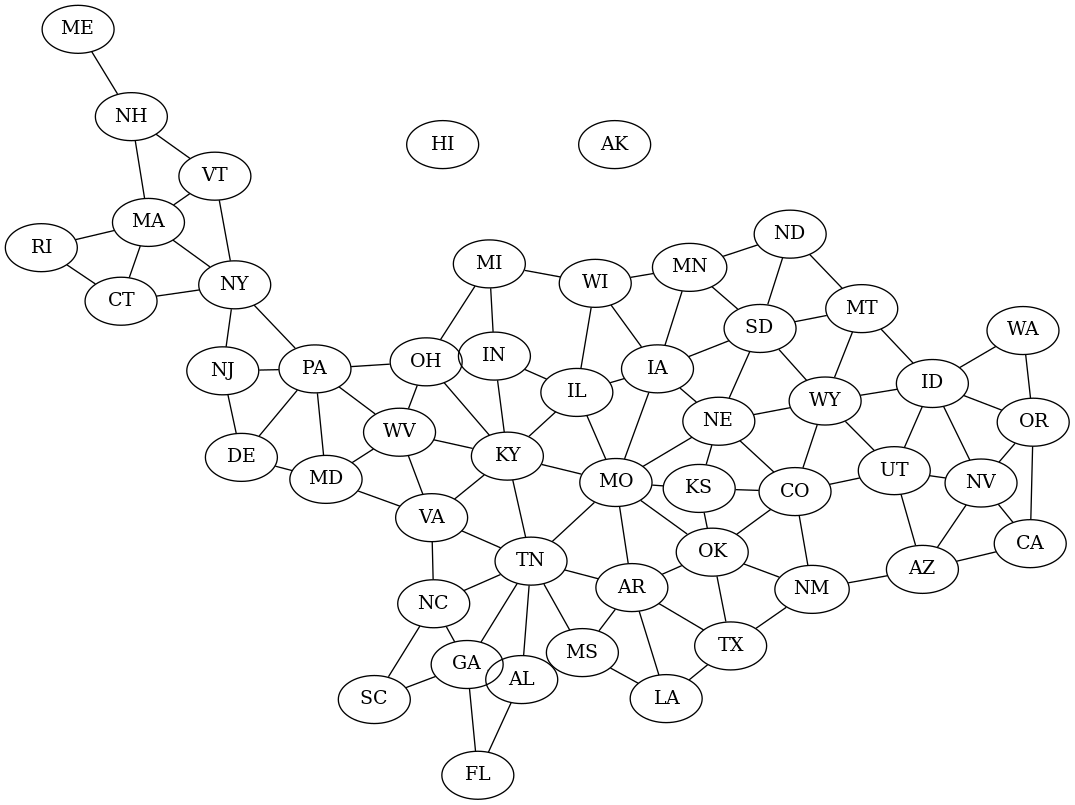

The Python source for this figure:
#! /usr/bin/env python3
#
def neighbor_states ( ):

#*****************************************************************************80
#
## neighbor_states() plots the US states using only neighbor information.
#
#  Discussion:
#
#    To use this example, you need to have installed graphviz and pydotplus.
#
#  Licensing:
#
#    This code is distributed under the MIT license. 
#
#  Modified:
#
#    04 November 2022
#
#  Author:
#
#    John Burkardt
#
  import graphviz
  import numpy as np
  import platform

  print ( '' )
  print ( 'neighbor_states():' )
  print ( '  python version: ' + platform.python_version ( ) )
  print ( '  numpy version:  ' + np.version.version )
  print ( '  Plot the US states, using only neighor information.' )
  print ( '' )

  plot = graphviz.Graph ( comment = 'The US States', format = 'png', engine = 'neato' )
#
#  Specify the nodes, giving each an internal code, and a label.
#
  for i in range ( 0, 50 ):
    state_code = str ( i )
    state_id = state_id_from_index ( i )
    plot.node ( state_code, state_id ) 
    print ( state_code, state_id )
#
#  Specify the edges as connections between two nodes.
#
  st = state_neighbors ( )

  for s, t in st:
    if ( s < t ):
      state_code_s = str ( s - 1 )
      state_code_t = str ( t - 1)
      plot.edge ( state_code_s, state_code_t )

  plot.layout = 'circo'

  print ( plot.source )
#
#  Save graph to a file, and optionally display an image to the screen.
#
# plot.render ( 'neighbor_states.plot', view = False )
# plot.render ( 'neighbor_states.dot', view = False )
  plot.render ( 'neighbor_states', view = False )

# filename = 'neighbor_states.plot.png'
  filename = 'neighbor_states.png'
  print ( '' )
  print ( '  Graphics saved as "' + filename + '"' )
#
#  Terminate.
#
  print ( '' )
  print ( 'neighbor_states():' )
  print ( '  Normal end of execution.' )
  return

def state_id_from_index ( index ):

#*****************************************************************************80
#
## state_id_from_index() returns the ID of a given US state.
#
#  Licensing:
#
#    This code is distributed under the MIT license.
#
#  Modified:
#
#    04 November 2022
#
#  Author:
#
#    John Burkardt
#
#  Input:
#
#    integer index: the state index, between 1 and 50.
#
#  Output:
#
#    character id: the state ID.  
#
  state_id = [ \
    'AL', \
    'AK', \
    'AZ', \
    'AR', \
    'CA', \
    'CO', \
    'CT', \
    'DE', \
    'FL', \
    'GA', \
    'HI', \
    'ID', \
    'IL', \
    'IN', \
    'IA', \
    'KS', \
    'KY', \
    'LA', \
    'ME', \
    'MD', \
    'MA', \
    'MI', \
    'MN', \
    'MS', \
    'MO', \
    'MT', \
    'NE', \
    'NV', \
    'NH', \
    'NJ', \
    'NM', \
    'NY', \
    'NC', \
    'ND', \
    'OH', \
    'OK', \
    'OR', \
    'PA', \
    'RI', \
    'SC', \
    'SD', \
    'TN', \
    'TX', \
    'UT', \
    'VT', \
    'VA', \
    'WA', \
    'WV', \
    'WI', \
    'WY' ]

  return state_id[index]

def state_neighbors ( ):

#*****************************************************************************80
#
## state_neighbors() returns an array of pairs of US state neighbors.
#
#  Licensing:
#
#    This code is distributed under the MIT license.
#
#  Modified:
#
#    04 November 2022
#
#  Author:
#
#    John Burkardt
#
#  Output:
#
#    integer st(210,2): the indices of pairs of state neighbors. 
#
  import numpy as np

  st = np.array ( [ \
    [ 1,9 ], \
    [ 1,10 ], \
    [ 1,42 ], \
    [ 1,24 ], \
    [ 3,31 ], \
    [ 3,44 ], \
    [ 3,28 ], \
    [ 3,5 ], \
    [ 4,18 ], \
    [ 4,24 ], \
    [ 4,42 ], \
    [ 4,25 ], \
    [ 4,36 ], \
    [ 4,43 ], \
    [ 5,3 ], \
    [ 5,28 ], \
    [ 5,37 ], \
    [ 6,31 ], \
    [ 6,36 ], \
    [ 6,16 ], \
    [ 6,27 ], \
    [ 6,50 ], \
    [ 6,44 ], \
    [ 7,39 ], \
    [ 7,21 ], \
    [ 7,32 ], \
    [ 8,30 ], \
    [ 8,38 ], \
    [ 8,20 ], \
    [ 9,10 ], \
    [ 9,1 ], \
    [ 10,40 ], \
    [ 10,33 ], \
    [ 10,42 ], \
    [ 10,1 ], \
    [ 10,9 ], \
    [ 12,47 ], \
    [ 12,37 ], \
    [ 12,28 ], \
    [ 12,44 ], \
    [ 12,50 ], \
    [ 12,26 ], \
    [ 13,49 ], \
    [ 13,15 ], \
    [ 13,25 ], \
    [ 13,17 ], \
    [ 13,14 ], \
    [ 14,13 ], \
    [ 14,17 ], \
    [ 14,35 ], \
    [ 14,22 ], \
    [ 15,23 ], \
    [ 15,41 ], \
    [ 15,27 ], \
    [ 15,25 ], \
    [ 15,13 ], \
    [ 15,49 ], \
    [ 16,36 ], \
    [ 16,25 ], \
    [ 16,27 ], \
    [ 16,6 ], \
    [ 17,42 ], \
    [ 17,46 ], \
    [ 17,48 ], \
    [ 17,35 ], \
    [ 17,14 ], \
    [ 17,13 ], \
    [ 17,25 ], \
    [ 18,24 ], \
    [ 18,4 ], \
    [ 18,43 ], \
    [ 19,29 ], \
    [ 20,8 ], \
    [ 20,38 ], \
    [ 20,48 ], \
    [ 20,46 ], \
    [ 21,29 ], \
    [ 21,45 ], \
    [ 21,32 ], \
    [ 21,7 ], \
    [ 21,39 ], \
    [ 22,49 ], \
    [ 22,14 ], \
    [ 22,35 ], \
    [ 23,34 ], \
    [ 23,41 ], \
    [ 23,15 ], \
    [ 23,49 ], \
    [ 24,1 ], \
    [ 24,42 ], \
    [ 24,4 ], \
    [ 24,18 ], \
    [ 25,4 ], \
    [ 25,42 ], \
    [ 25,17 ], \
    [ 25,13 ], \
    [ 25,15 ], \
    [ 25,27 ], \
    [ 25,16 ], \
    [ 25,36 ], \
    [ 26,12 ], \
    [ 26,50 ], \
    [ 26,41 ], \
    [ 26,34 ], \
    [ 27,16 ], \
    [ 27,25 ], \
    [ 27,15 ], \
    [ 27,41 ], \
    [ 27,50 ], \
    [ 27,6 ], \
    [ 28,3 ], \
    [ 28,44 ], \
    [ 28,12 ], \
    [ 28,37 ], \
    [ 28,5 ], \
    [ 29,45 ], \
    [ 29,21 ], \
    [ 29,19 ], \
    [ 30,32 ], \
    [ 30,38 ], \
    [ 30,8 ], \
    [ 31,43 ], \
    [ 31,36 ], \
    [ 31,6 ], \
    [ 31,3 ], \
    [ 32,38 ], \
    [ 32,30 ], \
    [ 32,7 ], \
    [ 32,21 ], \
    [ 32,45 ], \
    [ 33,46 ], \
    [ 33,42 ], \
    [ 33,10 ], \
    [ 33,40 ], \
    [ 34,26 ], \
    [ 34,41 ], \
    [ 34,23 ], \
    [ 35,22 ], \
    [ 35,14 ], \
    [ 35,17 ], \
    [ 35,48 ], \
    [ 35,38 ], \
    [ 36,43 ], \
    [ 36,4 ], \
    [ 36,25 ], \
    [ 36,16 ], \
    [ 36,6 ], \
    [ 36,31 ], \
    [ 37,5 ], \
    [ 37,28 ], \
    [ 37,12 ], \
    [ 37,47 ], \
    [ 38,35 ], \
    [ 38,48 ], \
    [ 38,20 ], \
    [ 38,8 ], \
    [ 38,30 ], \
    [ 38,32 ], \
    [ 39,21 ], \
    [ 39,7 ], \
    [ 40,33 ], \
    [ 40,10 ], \
    [ 41,27 ], \
    [ 41,15 ], \
    [ 41,23 ], \
    [ 41,34 ], \
    [ 41,26 ], \
    [ 41,50 ], \
    [ 42,1 ], \
    [ 42,10 ], \
    [ 42,33 ], \
    [ 42,46 ], \
    [ 42,17 ], \
    [ 42,25 ], \
    [ 42,4 ], \
    [ 42,24 ], \
    [ 43,18 ], \
    [ 43,4 ], \
    [ 43,36 ], \
    [ 43,31 ], \
    [ 44,3 ], \
    [ 44,6 ], \
    [ 44,50 ], \
    [ 44,12 ], \
    [ 44,28 ], \
    [ 45,32 ], \
    [ 45,21 ], \
    [ 45,29 ], \
    [ 46,20 ], \
    [ 46,48 ], \
    [ 46,17 ], \
    [ 46,42 ], \
    [ 46,33 ], \
    [ 47,37 ], \
    [ 47,12 ], \
    [ 48,46 ], \
    [ 48,20 ], \
    [ 48,38 ], \
    [ 48,35 ], \
    [ 48,17 ], \
    [ 49,23 ], \
    [ 49,15 ], \
    [ 49,13 ], \
    [ 49,22 ], \
    [ 50,6 ], \
    [ 50,27 ], \
    [ 50,41 ], \
    [ 50,26 ], \
    [ 50,12 ], \
    [ 50,44 ] ] )

  return st
    
def timestamp ( ):

#*****************************************************************************80
#
## timestamp() prints the date as a timestamp.
#
#  Licensing:
#
#    This code is distributed under the MIT license. 
#
#  Modified:
#
#    06 April 2013
#
#  Author:
#
#    John Burkardt
#
  import time

  t = time.time ( )
  print ( time.ctime ( t ) )

  return

if ( __name__ == '__main__' ):
  timestamp ( )
  neighbor_states ( )
  timestamp ( )
